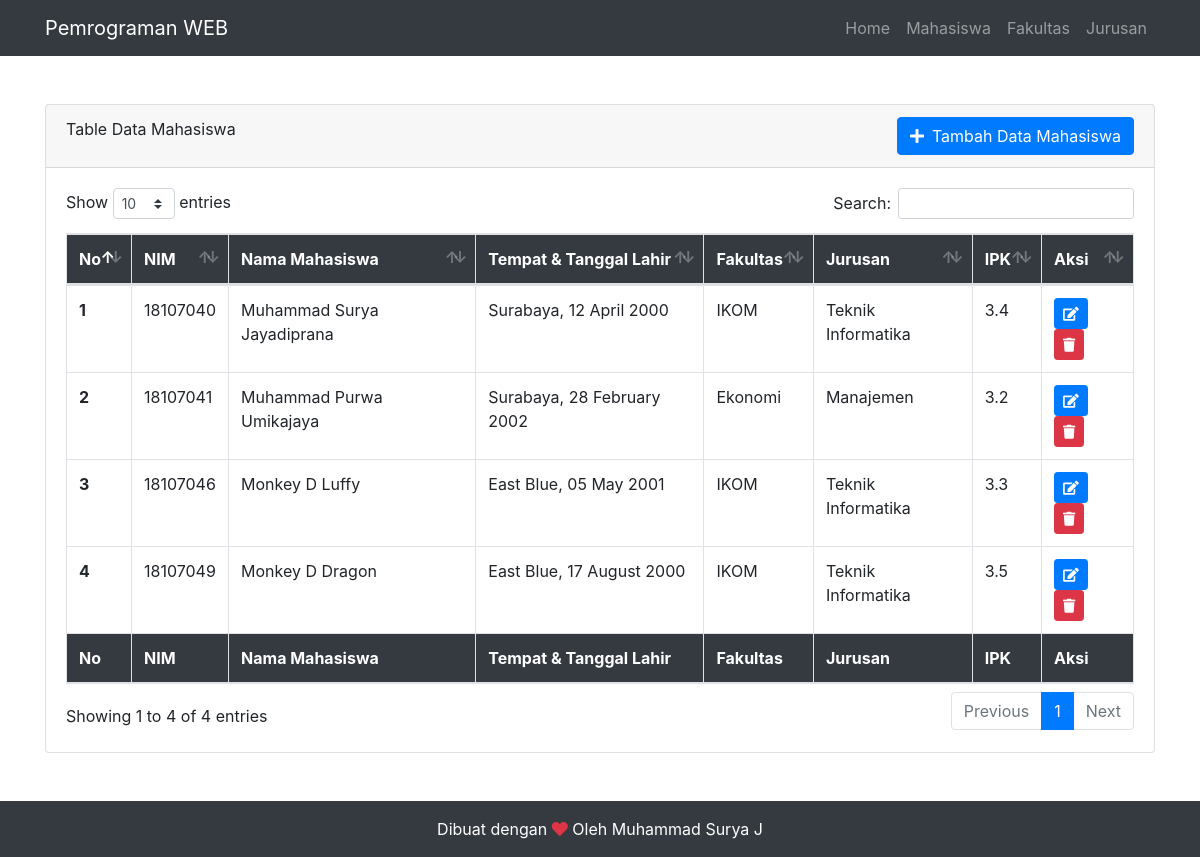
Screenshot of /index.php?halaman=datamhs with the database file from the repository.
### tables this page shows
CREATE TABLE `mahasiswa` (
  `id_mahasiswa` int(11) NOT NULL,
  `nim` int(11) NOT NULL,
  `nm_mahasiswa` varchar(255) NOT NULL,
  `tempat` varchar(255) NOT NULL,
  `tanggal` date NOT NULL,
  `id_fakultas` int(11) NOT NULL,
  `id_jurusan` int(11) NOT NULL,
  `ipk` float NOT NULL
);

CREATE TABLE `fakultas` (
  `id_fk` int(11) NOT NULL,
  `nm_fk` varchar(255) NOT NULL
);

CREATE TABLE `jurusan` (
  `id_jurusan` int(11) NOT NULL,
  `kd_jurusan` varchar(255) NOT NULL,
  `id_fakultas` int(11) NOT NULL,
  `nm_jurusan` varchar(255) NOT NULL
);

### controller/Mahasiswa.php (called while the page is built, shortened)
<?php
function Koneksi()
{
    $server = "localhost";
    $username = "root";
    $password = "";
    $db = "dtb_praktikum";
    return mysqli_connect($server, $username, $password, $db);
}
function Index($query)
{
    $koneksi = Koneksi();
    $result = mysqli_query($koneksi, $query);
    $rows = [];
    while ($row = mysqli_fetch_assoc($result)) {
        $rows[] = $row;
    }
    return $rows;
}

### page/mahasiswa/view.php (the view, shortened to what this page needs)
<?php
include_once("controller/Mahasiswa.php");
$result = Index("SELECT * FROM mahasiswa");
$jurusan = Index("SELECT * FROM jurusan");
$fakultas = Index("SELECT * FROM fakultas");
?>
<div class="container mt-5 mb-5">
    <div class="row">
        <div class="col-md">
            <div class="card">
                <div class="card-header">
                    Table Data Mahasiswa
                    <div class="float-right">
                        <a href="index.php?halaman=tambahmhs" class="btn btn-primary"><i class="fas fa-plus mr-2"></i>Tambah Data
                            Mahasiswa</a>
                    </div>
                </div>
                <div class="card-body">
                    <div class="table-responsive">
                        <table class="table table-bordered table-hover" id="mahasiswa">
                            <thead class="bg-dark text-white">
                                <tr>
                                    <th>No</th>
                                    <th>NIM</th>
                                    <th>Nama Mahasiswa</th>
                                    <th>Tempat & Tanggal Lahir</th>
                                    <th>Fakultas</th>
                                    <th>Jurusan</th>
                                    <th>IPK</th>
                                    <th>Aksi</th>
                                </tr>
                            </thead>
                            <tfoot class="bg-dark text-white">
                                <tr>
                                    <th>No</th>
                                    <th>NIM</th>
                                    <th>Nama Mahasiswa</th>
                                    <th>Tempat & Tanggal Lahir</th>
                                    <th>Fakultas</th>
                                    <th>Jurusan</th>
                                    <th>IPK</th>
                                    <th>Aksi</th>
                                </tr>
                            </tfoot>
                            <tbody>
                                <?php $i = 1 ?>
                                <?php foreach ($result as $rows) : ?>
                                    <tr>
                                        <th><?= $i++ ?></th>
                                        <td><?= $rows["nim"] ?></td>
                                        <td><?= $rows["nm_mahasiswa"] ?></td>
                                        <td><?= $rows["tempat"] . ", " . date("d F Y", strtotime($rows["tanggal"])) ?>
                                        </td>
                                        <td>
                                            <?php foreach ($fakultas as $fk) : ?>
                                                <?php if ($fk["id_fk"] == $rows["id_fakultas"]) : ?>
                                                    <?= $fk["nm_fk"] ?>
                                                <?php endif ?>
                                            <?php endforeach ?>
                                        </td>
                                        <td>
                                            <?php foreach ($jurusan as $ju) : ?>
                                                <?php if ($ju["id_jurusan"] == $rows["id_jurusan"]) : ?>
                                                    <?= $ju["nm_jurusan"] ?>
                                                <?php endif ?>
                                            <?php endforeach ?>
                                        </td>
                                        <td><?= $rows["ipk"] ?></td>
                                        <td>
                                            <a type="button" class="btn btn-primary btn-sm" href="index.php?halaman=ubahmhs&id=<?= $rows['id_mahasiswa']; ?>"><i class="fas fa-edit"></i></a>
                                            <button class="btn btn-danger btn-sm" onclick="DeleteData()"><i class="fas fa-trash"></i></button>
                                        </td>
                                    </tr>
                                <?php endforeach ?>
                            </tbody>
                        </table>
                    </div>
                </div>
            </div>
        </div>
    </div>
</div>

### index.php (shortened to what this page needs)
<!DOCTYPE html>
<html lang="en">
<head>
    <link rel="stylesheet" href="asset/css/bootstrap.min.css">
    <link rel="stylesheet" href="asset/css/style.css">
    <link rel="stylesheet" href="https://cdnjs.cloudflare.com/ajax/libs/font-awesome/5.15.1/css/all.min.css" />
    <link rel="stylesheet" href="asset/css/datatables.min.css">
    <link rel="stylesheet" href="asset/css/animate.min.css">
</head>
<body>
    <nav class="navbar navbar-expand-lg navbar-dark bg-dark">
        <div class="container">
            <a class="navbar-brand" href="index.php?halaman=home">Pemrograman WEB</a>
            <div class="collapse navbar-collapse" id="navbarNavAltMarkup">
                <div class="navbar-nav ml-auto">
                    <a class="nav-link" href="index.php?halaman=home">Home</a>
                    <a class="nav-link" href="index.php?halaman=datamhs">Mahasiswa</a>
                    <a class="nav-link" href="index.php?halaman=fakultas">Fakultas</a>
                    <a class="nav-link" href="index.php?halaman=jurusan">Jurusan</a>
                </div>
            </div>
        </div>
    </nav>
    <?php require('controller/Menu.php') ?>
    <div class="py-3 bg-dark">
        <div class="container">
            <div class="row">
                <div class="col-md-12 text-center text-white">
                    <p class="mb-0">Dibuat dengan <i class="fas fa-heart text-danger"></i> Oleh <a class="link-footer" href="https://www.instagram.com/kosmosbukancosmos/" target="_blank">Muhammad Surya J</a></p>
                </div>
            </div>
        </div>
    </div>
</body>
</html>

### controller/Menu.php (shortened to what this page needs)
<?php
if (isset($_GET['halaman'])) {
    $halaman = $_GET['halaman'];
    switch ($halaman) {
        case 'datamhs':
            include "page/mahasiswa/view.php";
            break;
    }
} else {
    include "page/home/index.php";
}

### asset/css/style.css (style rules this page uses)
a.link-footer { text-decoration: none; color: #ffffff; transition: 0.5s; }

### rows the page displays
mahasiswa: nim "18107040", nm_mahasiswa "Muhammad Surya Jayadiprana", tempat "Surabaya", tanggal "12 April 2000", ipk "3.4"
fakultas: nm_fk "IKOM"
jurusan: nm_jurusan "Teknik Informatika"
mahasiswa: nim "18107041", nm_mahasiswa "Muhammad Purwa Umikajaya", tempat "Surabaya", tanggal "28 February 2002", ipk "3.2"
fakultas: nm_fk "Ekonomi"
jurusan: nm_jurusan "Manajemen"
mahasiswa: nim "18107046", nm_mahasiswa "Monkey D Luffy", tempat "East Blue", tanggal "05 May 2001", ipk "3.3"
mahasiswa: nim "18107049", nm_mahasiswa "Monkey D Dragon", tempat "East Blue", tanggal "17 August 2000", ipk "3.5"
